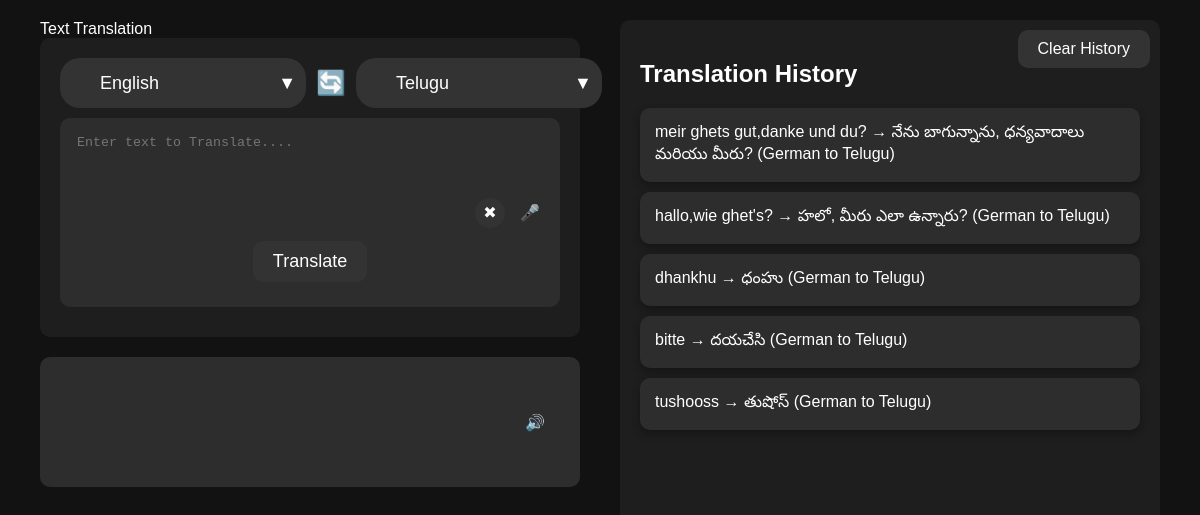
The page / on the database its author committed.
### testapp/models.py (models this page shows, shortened)
class TranslationHistory(models.Model):
    input_text = models.TextField()
    translated_text = models.TextField()
    from_language = models.CharField(max_length=10)
    to_language = models.CharField(max_length=10)
    timestamp = models.DateTimeField(auto_now_add=True)

### testapp/views.py (the view)
# urls.py: 2. Add a URL to urlpatterns:  path('', views.home, name='home')
def home(request):
    LANGUAGE_MAPPING = {
    'en': 'English',
    'te': 'Telugu',
    'hi': 'Hindi',
    'bn': 'Bengali',
    'mr': 'Marathi',
    'ta': 'Tamil',
    'gu': 'Gujarati',
    'kn': 'Kannada',
    'ml': 'Malayalam',
    'pa': 'Punjabi',
    'es': 'Spanish',
    'fr': 'French',
    'de': 'German',
    'ja': 'Japanese',
    'ko': 'Korean',
    'ru': 'Russian',
    'ar': 'Arabic',
    'pt': 'Portuguese',
    'it': 'Italian',
    'nl': 'Dutch',
    'sv': 'Swedish',
    'no': 'Norwegian',
    'da': 'Danish',
    'fi': 'Finnish',
    'tr': 'Turkish',
    'el': 'Greek',
    'pl': 'Polish',
    'th': 'Thai',
    'vi': 'Vietnamese',
    'zh-CN': 'Simplified Chinese',
    'es-MX': 'Mexican Spanish',
    'pt-BR': 'Brazilian Portuguese',
    'ru-RU': 'Russian (Russia)',
    'ja-JP': 'Japanese (Japan)',
    'de-DE': 'German (Germany)',
    'fr-FR': 'French (France)',
    'es-ES': 'Spanish (Spain)',
}
    if request.method == 'POST':
        input_text = request.POST.get('input_text', '').strip()
        from_language = request.POST.get('from_language', 'en')
        to_language = request.POST.get('to_language')
        if input_text:
            try:
                translator = Translator()
                translated_text = translator.translate(input_text, src=from_language, dest=to_language).text
                from_language_full_name = LANGUAGE_MAPPING.get(from_language, from_language)
                to_language_full_name = LANGUAGE_MAPPING.get(to_language, to_language)
                TranslationHistory.objects.create(
                    input_text=input_text,
                    translated_text=translated_text,
                    from_language=from_language_full_name,
                    to_language=to_language_full_name
                )
                history = TranslationHistory.objects.all().order_by('-timestamp')
                return render(request, 'lang.html', {
                    'input_text': input_text,
                    'translated_text': translated_text,
                    'history': history,
                    'in_language':request.POST.get('from_language'),
                    'out_language':request.POST.get('to_language')
                })
            except Exception as e:
                return HttpResponseServerError(f"<h1>Error Occurred:</h1><p>{str(e)}</p>")
    else:
        return render(request,'lang.html',{'history': TranslationHistory.objects.all().order_by('-timestamp')})

### templates/lang.html (shortened to what this page needs)
<!DOCTYPE html>
<html lang="en">
<head>
</head>
<body>
    <div class="container">
        <div class="header">Text Translation</div>
        <form id="translation-form" action="{% url 'translate' %}" method="post">
                <div class="translation-section">
                    <div class="language-select">
                        <div class="dropdown">
                            <select id="from-language" onchange="updateFlag(this)" name="from_language">
                                <option value="en" data-flag="https://flagcdn.com/w40/us.png">English</option>
                            </select>
                        </div>
                        <div class="swap-icon" onclick="swapLanguages()">
                            🔄
                        </div>
                            <div class="dropdown">
                                <select id="to-language" onchange="updateFlag(this)" name="to_language">
                                    <option value="te" data-flag="https://flagcdn.com/w40/in.png">Telugu</option>
                                </select>
                            </div>
                    </div>
                        <div class="translate-box">
                            <textarea id="input-text" name="input_text" placeholder="Enter text to Translate....">{{ input_text }}</textarea>
                            <div class="icon" onclick="startDictation()">
                                🎤
                            </div>
                            <div class="clear-icon" onclick="clearText()">
                                ✖
                            </div>
                            <div class="translate-button">
                                <button type="submit">Translate</button>
                            </div>
                        </div>
                    </div>
        </form>
        <div class="translate-box">
            <div class="output-text-container">
                <div class="output-text" id="output-text">
                    <div class="icon" onclick="speakText()">
                        🔊
                    </div>
                </div>
            </div>
        </div>
        </div>
    <div class="container">
        <div class="history-section">
            <a href="/delete_old_messages/"><button class="clear-history-button">Clear History</button></a>
            <h2>Translation History</h2>
            <div id="history-list">
                {% if history %}
                <ul>
                    {% for entry in history %}
                        <li>{{ entry.input_text }} → {{ entry.translated_text }} ({{ entry.from_language }} to {{ entry.to_language }})</li>
                    {% endfor %}
                </ul>
                {% else %}
                <p>No translation history available.</p>
                {% endif %}
            </div>
        </div>
    </div>
</body>
</html>

### templates/lang.html (style rules this page uses)
body { font-family: Arial, sans-serif; background-color: #121212; color: white; margin: 0; padding: 0; display: flex; flex-direction: row; align-items: flex-start; justify-content: center; height: 100vh; position: relative; }
.container { width: 45%; max-width: 600px; margin: 20px; }
.translation-section { background-color: #1E1E1E; padding: 20px; border-radius: 10px; margin-bottom: 20px; }
.language-select { display: flex; justify-content: space-between; align-items: center; margin-bottom: 10px; }
.dropdown { position: relative; display: inline-block; }
.dropdown select { background-color: #333; color: white; padding: 15px 30px; font-size: 18px; border: none; border-radius: 20px; appearance: none; -webkit-appearance: none; -moz-appearance: none; display: inline-flex; align-items: center; }
.dropdown::after { content: '▼'; position: absolute; right: 10px; top: 50%; transform: translateY(-50%); pointer-events: none; color: white; font-size: 18px; }
.dropdown select option { background-color: #333; color: white; }
.translate-box { background-color: #2D2D2D; padding: 15px; border-radius: 10px; margin-bottom: 10px; position: relative; }
.output-text-container { position: relative; }
.output-text { background-color: #2D2D2D; color: white; padding: 15px; border-radius: 10px; width: 100%; max-width: 100%; box-sizing: border-box; display: flex; justify-content: center; align-items: center; min-height: 100px; }
.icon { position: absolute; right: 15px; top: 50%; transform: translateY(-50%); cursor: pointer; transition: background-color 0.3s, color 0.3s, border-radius 0.3s; border-radius: 50%; width: 30px; height: 30px; display: flex; justify-content: center; align-items: center; }
.translate-box textarea { width: calc(100% - 50px); background-color: transparent; border: none; color: white; resize: none; height: 100px; padding-right: 50px; }
.translate-button { display: flex; justify-content: center; margin-bottom: 10px; }
.translate-button button { background-color: #333; color: white; border: none; padding: 10px 20px; font-size: 18px; border-radius: 10px; cursor: pointer; transition: background-color 0.3s, color 0.3s; }
.clear-icon { position: absolute; right: 55px; top: 50%; transform: translateY(-50%); cursor: pointer; transition: background-color 0.3s, color 0.3s, border-radius 0.3s; border-radius: 50%; width: 30px; height: 30px; display: flex; justify-content: center; align-items: center; background-color: #333; color: white; }
.history-section { background-color: #1E1E1E; padding: 20px; border-radius: 10px; margin-bottom: 20px; height: calc(100vh - 40px); overflow-y: auto; position: relative; }
.history-section ul { list-style-type: none; padding: 0; margin: 0; }
.history-section li { background-color: #2D2D2D; border-radius: 10px; padding: 15px; margin-bottom: 10px; display: flex; flex-direction: column; gap: 10px; box-shadow: 0 4px 8px rgba(0, 0, 0, 0.3); transition: background-color 0.3s, transform 0.3s; }
.clear-history-button { background-color: #333; color: white; border: none; padding: 10px 20px; font-size: 16px; border-radius: 10px; cursor: pointer; transition: background-color 0.3s, color 0.3s; position: absolute; top: 10px; right: 10px; }
.swap-icon { cursor: pointer; font-size: 24px; margin: 10px; }

### rows shown on the page
TranslationHistory: input_text "meir ghets gut,danke und du?", translated_text "నేను బాగున్నాను, ధన్యవాదాలు మరియు మీరు?", from_language "German", to_language "Telugu"
TranslationHistory: input_text "hallo,wie ghet's?", translated_text "హలో, మీరు ఎలా ఉన్నారు?", from_language "German", to_language "Telugu"
TranslationHistory: input_text "dhankhu", translated_text "ధంహు", from_language "German", to_language "Telugu"
TranslationHistory: input_text "bitte", translated_text "దయచేసి", from_language "German", to_language "Telugu"
TranslationHistory: input_text "tushooss", translated_text "తుషోస్", from_language "German", to_language "Telugu"
